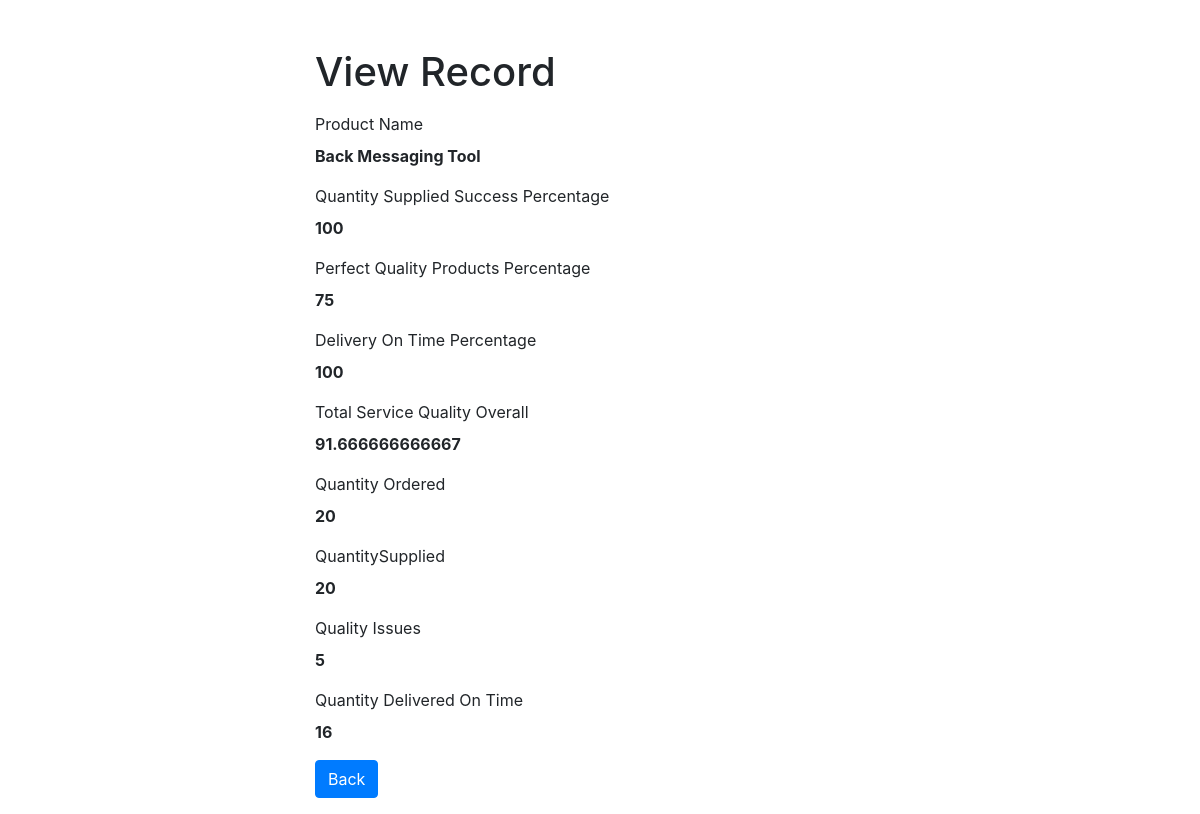
Screenshot of /read.php?ID=2 with the database file from the repository.
### tables this page shows
CREATE TABLE `productData` (
  `ID` int NOT NULL AUTO_INCREMENT,
  `Name` char(35) NOT NULL DEFAULT '',
  `quantityOrdered` int NOT NULL DEFAULT '0',
  `quantitySupplied` int NOT NULL DEFAULT '0',
  `qualityIssues` int NOT NULL DEFAULT '0',
  `qualityDeliveredOnTime` int NOT NULL DEFAULT '0',
  PRIMARY KEY (`ID`)
);

### read.php (the view, shortened to what this page needs)
<?php
if(isset($_GET["ID"]) && !empty(trim($_GET["ID"]))){
    require_once "config.php";
    $sql = "SELECT * FROM productData WHERE ID = ?";
    if($stmt = mysqli_prepare($link, $sql)){
        mysqli_stmt_bind_param($stmt, "i", $param_id);
        if(mysqli_stmt_execute($stmt)){
            $result = mysqli_stmt_get_result($stmt);
            if(mysqli_num_rows($result) == 1){
                $row = mysqli_fetch_array($result, MYSQLI_ASSOC);
                $quantitySuppliedPercentage = ($row["quantitySupplied"]/$row["quantityOrdered"])*100;
                $qualityNoIssuePercentage = (1-$row["qualityIssues"]/$row["quantitySupplied"])*100;
                $deliveryOnTimePercentage = ($row["qualityDeliveredOnTime"]/$row["qualityDeliveredOnTime"])*100;
                $serviceQualityPercentage = ($quantitySuppliedPercentage+$qualityNoIssuePercentage+$deliveryOnTimePercentage)/3;
            } else{
                echo "invalid id";
            }
        } else{
            echo "Oops! Something went wrong. Please try again later.";
        }
    }
} else{
    echo "Ooop id error";
    exit();
}
?>
<!DOCTYPE html>
<html lang="en">
<head>
    <link rel="stylesheet" href="https://stackpath.bootstrapcdn.com/bootstrap/4.5.2/css/bootstrap.min.css">
</head>
<body>
    <div class="wrapper">
        <div class="container-fluid">
            <div class="row">
                <div class="col-md-12">
                    <h1 class="mt-5 mb-3">View Record</h1>
                    <div class="form-group">
                        <label>Product Name</label>
                        <p><b><?php echo $row["Name"]; ?></b></p>
                    </div>
                    <div class="form-group">
                        <label>Quantity Supplied Success Percentage</label>
                        <p><b><?php echo $quantitySuppliedPercentage; ?></b></p>
                    </div>
                    <div class="form-group">
                        <label>Perfect Quality Products Percentage</label>
                        <p><b><?php echo $qualityNoIssuePercentage; ?></b></p>
                    </div>
                    <div class="form-group">
                        <label>Delivery On Time Percentage</label>
                        <p><b><?php echo $deliveryOnTimePercentage; ?></b></p>
                    </div>
                    <div class="form-group">
                        <label>Total Service Quality Overall</label>
                        <p><b><?php echo $serviceQualityPercentage; ?></b></p>
                    </div>
                    <div class="form-group">
                        <label>Quantity Ordered</label>
                        <p><b><?php echo $row["quantityOrdered"]; ?></b></p>
                    </div>
                    <div class="form-group">
                        <label>QuantitySupplied</label>
                        <p><b><?php echo $row["quantitySupplied"]; ?></b></p>
                    </div>
                    <div class="form-group">
                        <label>Quality Issues</label>
                        <p><b><?php echo $row["qualityIssues"]; ?></b></p>
                    </div>
                    <div class="form-group">
                        <label>Quantity Delivered On Time</label>
                        <p><b><?php echo $row["qualityDeliveredOnTime"]; ?></b></p>
                    </div>
                    <p><a href="index.php" class="btn btn-primary">Back</a></p>
                </div>
            </div>
        </div>
    </div>
</body>
</html>

### read.php (style rules this page uses)
.wrapper { width: 600px; margin: 0 auto; }

### rows the page displays
productdata: Name "Back Messaging Tool", quantitySuppliedPercentage "100", qualityNoIssuePercentage "75", qualityDeliveredOnTime "100", serviceQualityPercentage "91.666666666667", quantityOrdered "20", quantitySupplied "20", qualityIssues "5", qualityDeliveredOnTime "16"
